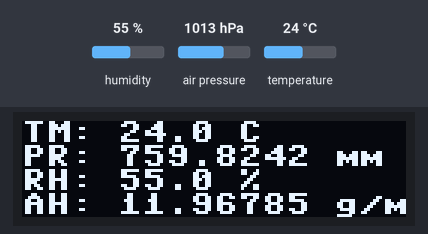
This program was run on a simulated ESP8266 board running MicroPython. Shown: 128×32 one-colour display. The test bench sets the inputs (shaded band); at power-on: humidity 55 %, air pressure 1013 hPa, temperature 24 °C. The board's own WiFi access point starts at once; library files of the repository ran but are not shown: ssd1306.py; what the program prints to the serial console is not drawn.

Above: at 0.1 s.

The program:

main.py
```python
import machine, bme280, ssd1306, time, math, network, socket

def get_values(bme):
    t, p, h = bme.read_compensated_data()
    t = t / 100
    p = p / 34130
    rh = h // 1024 + (h % 1024) / 100
    ah = 6.112 * math.exp( 17.67*t / (t + 243.5)  ) * rh * 2.1674 / (273.15 + t)
    return (t, p, rh, ah)

i2c_bme = machine.I2C(scl=machine.Pin(12), sda=machine.Pin(14))
i2c_ssd = machine.I2C(scl=machine.Pin(5), sda=machine.Pin(4))

oled = ssd1306.SSD1306_I2C(128, 32, i2c_ssd)
bme = bme280.BME280(i2c=i2c_bme)

ap_if = network.WLAN(network.AP_IF)
ap_if.config(essid='meteo', password='meteo', authmode=0)
ap_if.active(True)

addr = socket.getaddrinfo('0.0.0.0', 80)[0][-1]
s = socket.socket()
s.bind(addr)
s.listen(1)

html = """<!DOCTYPE html>
<html>
    <head>
        <meta http-equiv="refresh" content="1" charset="utf-8">
        <title>meteo</title>
    </head>
    <body>
        <table border="1"> <tr><th>TM</th><th>PR</th><th>RH</th><th>AH</th></tr> %s </table>
    </body>
</html>
"""

while True:
    oled.fill(0)
    vals = get_values(bme)
    oled.text( "TM: {} C".format( vals[0] ), 0, 0 )
    oled.text( "PR: {} mm".format( vals[1] ), 0, 8 )
    oled.text( "RH: {} %".format( vals[2] ), 0, 16)
    oled.text( "AH: {} g/m3".format( vals[3]), 0, 24)
    oled.show()

    print("TM: {} C".format( vals[0] ))
    print("PR: {} mm".format( vals[1] ))
    print("RH: {} %".format( vals[2] ))
    print("AH: {} g/m3".format( vals[3] ))
    print("--------------------------")
    cl, addr = s.accept()
    cl_file = cl.makefile('rwb', 0)
    while True:
        line = cl_file.readline()
        if not line or line == b'\r\n':
            break

    row = '''<tr><td>%s</td><td>%s</td><td>%s</td><td>%s</td></tr>''' % ("{} C".format( vals[0] ), "{} mm".format( vals[1] ), "{} %".format( vals[2] ), "{} g/m3".format( vals[3]))
    response = html  % ('\n{}'.format(row))
    cl.send(response)
    cl.close()
```
